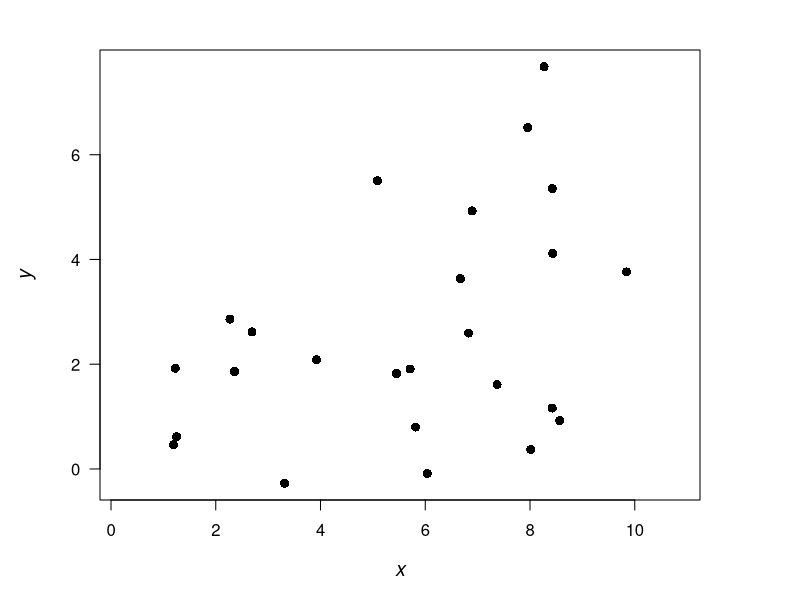
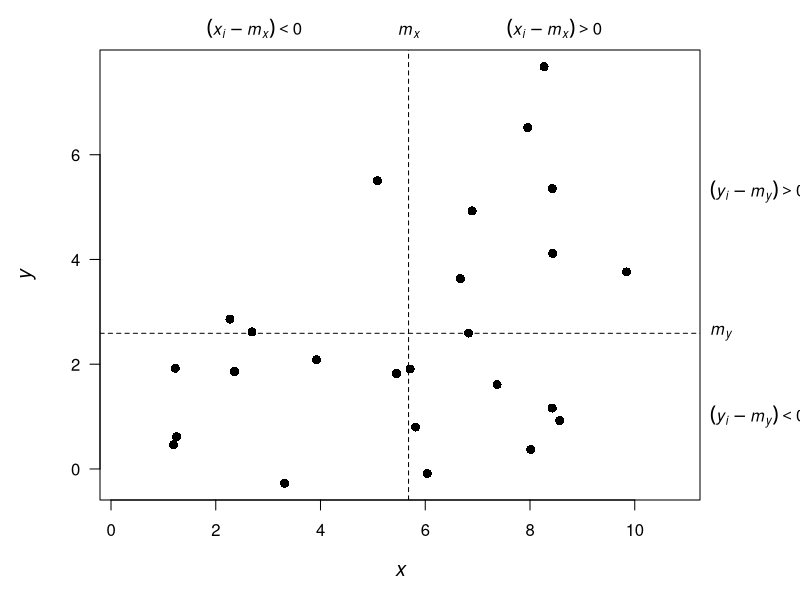
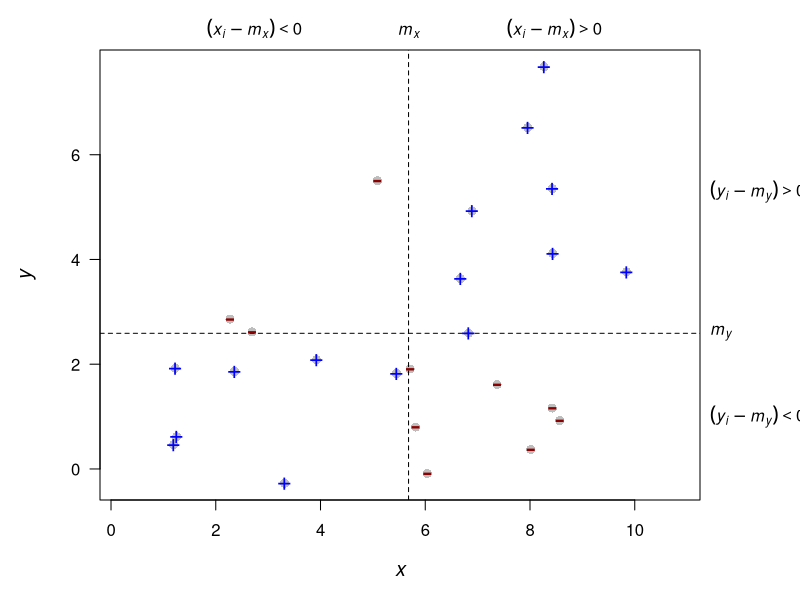

Reproduce these figures in R, in order.
## ---- chunk 1
knitr::opts_chunk$set(echo = FALSE)
## ---- chunk 2
# create dummy x set
xx <- runif(25, 0, 10)
yy <- 1 + 0.3*xx + rnorm(25,0,1.5)

par(mai=c(1,1,0,0), omi=c(0,0,0.5,1))
plot(xx, yy, pch=16, asp=1, las = 1,
     cex=1.2, cex.lab=1.2, col="black",
     xlab=expression(italic(x)),
     ylab=expression(italic(y)),
     main="")

## ---- chunk 3
par(mai=c(1,1,0,0), omi=c(0,0,0.5,1))
plot(xx, yy, pch=16, asp=1, las = 1,
     cex=1.2, cex.lab=1.2, col="black",
     xlab=expression(italic(x)),
     ylab=expression(italic(y)),
     main="")

# add mean lines	
abline(h=mean(yy), lty="dashed")
abline(v=mean(xx), lty="dashed")
# add labels for means
mtext(side=3, line=0.4, at=mean(xx), expression(italic(m[x])))
mtext(side=4, line=0.5, at=mean(yy), expression(italic(m[y])), las=1)

# add quadrant labels
mtext(side=3, line=0.4, at=(mean(xx)+par()$usr[1])/2, expression((italic(x[i])-italic(m[x])) < 0))
mtext(side=3, line=0.4, at=(mean(xx)+par()$usr[2])/2, expression((italic(x[i])-italic(m[x])) > 0))
mtext(side=4, line=0.5, at=(mean(yy)+par()$usr[3])/2, expression((italic(y[i])-italic(m[y])) < 0), las=1)
mtext(side=4, line=0.5, at=(mean(yy)+par()$usr[4])/2, expression((italic(y[i])-italic(m[y])) > 0), las=1)
## ---- chunk 4
par(mai=c(1,1,0,0), omi=c(0,0,0.5,1))
plot(xx, yy, pch=16, asp=1, las = 1,
     cex=1.2, cex.lab=1.2, col="gray",
     xlab=expression(italic(x)),
     ylab=expression(italic(y)),
     main="")

# add mean lines	
abline(h=mean(yy), lty="dashed")
abline(v=mean(xx), lty="dashed")
# add labels for means
mtext(side=3, line=0.4, at=mean(xx), expression(italic(m[x])))
mtext(side=4, line=0.5, at=mean(yy), expression(italic(m[y])), las=1)

# add quadrant labels
mtext(side=3, line=0.4, at=(mean(xx)+par()$usr[1])/2, expression((italic(x[i])-italic(m[x])) < 0))
mtext(side=3, line=0.4, at=(mean(xx)+par()$usr[2])/2, expression((italic(x[i])-italic(m[x])) > 0))
mtext(side=4, line=0.5, at=(mean(yy)+par()$usr[3])/2, expression((italic(y[i])-italic(m[y])) < 0), las=1)
mtext(side=4, line=0.5, at=(mean(yy)+par()$usr[4])/2, expression((italic(y[i])-italic(m[y])) > 0), las=1)

# get indices for data pairs with neg cov
negC <- (xx<mean(xx) & yy>mean(yy)) | (xx>mean(xx) & yy<mean(yy))

# overlay pos & neg cov values
points(xx[negC], yy[negC], pch="-", cex=2, col="darkred")
points(xx[!negC], yy[!negC], pch="+", cex=1.5, col="blue")
